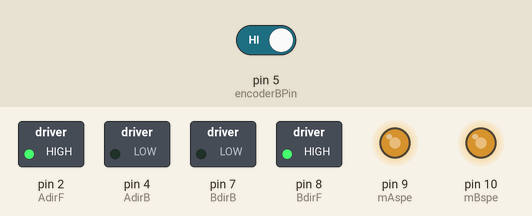
Bench run of a sketch on a simulated Arduino Uno, built with avr-gcc and run on an emulated ATmega328P. Parts: switched loads named in the sketch (green lamp = pin HIGH), output pins drawn as LEDs (lit = HIGH). The test bench sets the inputs (shaded band); at power-on: pin 5 (encoderBPin) HIGH. What the sketch prints to the serial monitor is not drawn.

Above: at 0.1 s.
Timing chart, 0 to 1.6 s (numbered marks = the images above):
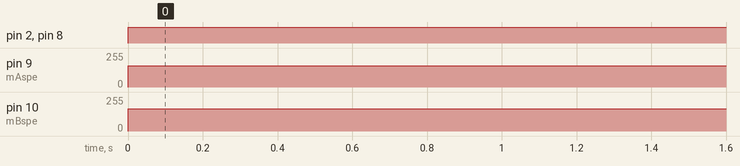

The sketch:

striclystraightwithInter.ino
```cpp
#include <PID_v1.h>
#include <PinChangeInt.h>

#include "DualVNH5019MotorShield.h"
int mAspe = 9;
int mBspe = 10;
int AdirF = 2;
int AdirB = 4;
int BdirF = 8;
int BdirB = 7;
int encoderAPin = 3;
int encoderBPin = 5;
double encoder0Pos = 0;
double encoder0PosB = 0;
int encoder0PinALast = 0;
int encoder0PinBLast = 0;
int totalEncoderA = 0;
int totalEncoderB = 0;

double motor1_measure = 0;
double motor1_dist = 0;
double motor1_Setpoint = 136;  //temp use fake value

double motor2_measure = 0;
double motor2_dist = 0;
double motor2_Setpoint = 137; //temp use fake value

int Speed1 = 150;
int Speed2 = 154;

int timer=0;

PID PID_Motor1(&motor1_measure, &motor1_dist, &motor1_Setpoint, 0.1, 0.32, 0.001, DIRECT);
PID PID_Motor2(&motor2_measure, &motor2_dist, &motor2_Setpoint, 0.1, 0.34, 0.001, DIRECT);

DualVNH5019MotorShield md;

void setup()
{

  pinMode (encoderAPin,INPUT);
  pinMode (encoderBPin,INPUT);
  pinMode (mAspe,OUTPUT);
  pinMode (mBspe,OUTPUT);
  pinMode (AdirF,OUTPUT);
  pinMode (AdirB,OUTPUT);
  pinMode (BdirF,OUTPUT);
  pinMode (BdirB,OUTPUT);
  Serial.begin (9600);
  md.init();

  PID_Motor1.SetMode(AUTOMATIC);
  PID_Motor2.SetMode(AUTOMATIC);

  //  PID_Motor1.SetSampleTime(50);
  //  PID_Motor2.SetSampleTime(50);

  PID_Motor1.SetOutputLimits(-800, 800);
  PID_Motor2.SetOutputLimits(-800, 800);
  int timer=0;
 PCintPort::attachInterrupt(encoderAPin, motorAISR, RISING);
 PCintPort::attachInterrupt(encoderBPin, motorBISR, RISING);

}
void loop(){
  forward();

}
void forward(){
  motor1_Setpoint = 135;  //temp use fake value
  motor2_Setpoint = 135; //temp use fake value
  Speed1 = 160;
  Speed2 = 166;
  encoder0Pos = 0;
  encoder0PosB = 0;
  totalEncoderA = 0;
  totalEncoderB = 0;
  timer=0;
  //2600 110cm
  while(totalEncoderA<=3845){


    digitalWrite(AdirF,HIGH);
    digitalWrite(AdirB,LOW);
    digitalWrite(BdirB,LOW);
    digitalWrite(BdirF,HIGH);
    analogWrite(mAspe,Speed1);
    analogWrite(mBspe,Speed2);
    timer++;


    if(timer>=6800)
    {
      motor1_measure = encoder0Pos;
      motor2_measure = encoder0PosB;
      PID_Motor1.Compute();
      PID_Motor2.Compute();


//      Speed1 = ((motor1_dist / motor1_measure) +1) * Speed1;
//      Speed2 = ((motor2_dist / motor2_measure) +1) * Speed2;
      timer = 0;
      Serial.println("---------------------------");
      Serial.println("encoder A");
      Serial.println(encoder0Pos);
      Serial.println("encoder B");
      Serial.println(encoder0PosB);
      encoder0Pos = 0;
      encoder0PosB = 0;
      Serial.println("motor A:");
      Serial.println(motor1_dist);
      Serial.println(motor1_measure);
      Serial.println("motor B:");
      Serial.println(motor2_dist);
      Serial.println(motor2_measure);
      Serial.println("Speed1");
      Serial.println(Speed1);
      Serial.println("Speed2");
      Serial.println(Speed2);

    }

  }
  Serial.println("totalA");
  Serial.println(totalEncoderA);
  Serial.println("totalB");
  Serial.println(totalEncoderB);
  digitalWrite(AdirF,HIGH);
  digitalWrite(AdirB,LOW);
  digitalWrite(BdirB,LOW);
  digitalWrite(BdirF,HIGH);
  analogWrite(mAspe,0);
  analogWrite(mBspe,0);
  delay(3000);
}


void motorAISR()
{
    encoder0Pos++;
    totalEncoderA ++;
}
void motorBISR()
{
    encoder0PosB++;
    totalEncoderB ++;
}
```

Measured:
- by itself, pin 2 (AdirF), pin 8 (BdirF): LOW → HIGH at 0.00 s
- by itself, pin 9 (mAspe): 0/255 → 160/255 at 0.00 s
- by itself, pin 10 (mBspe): 0/255 → 166/255 at 0.00 s
